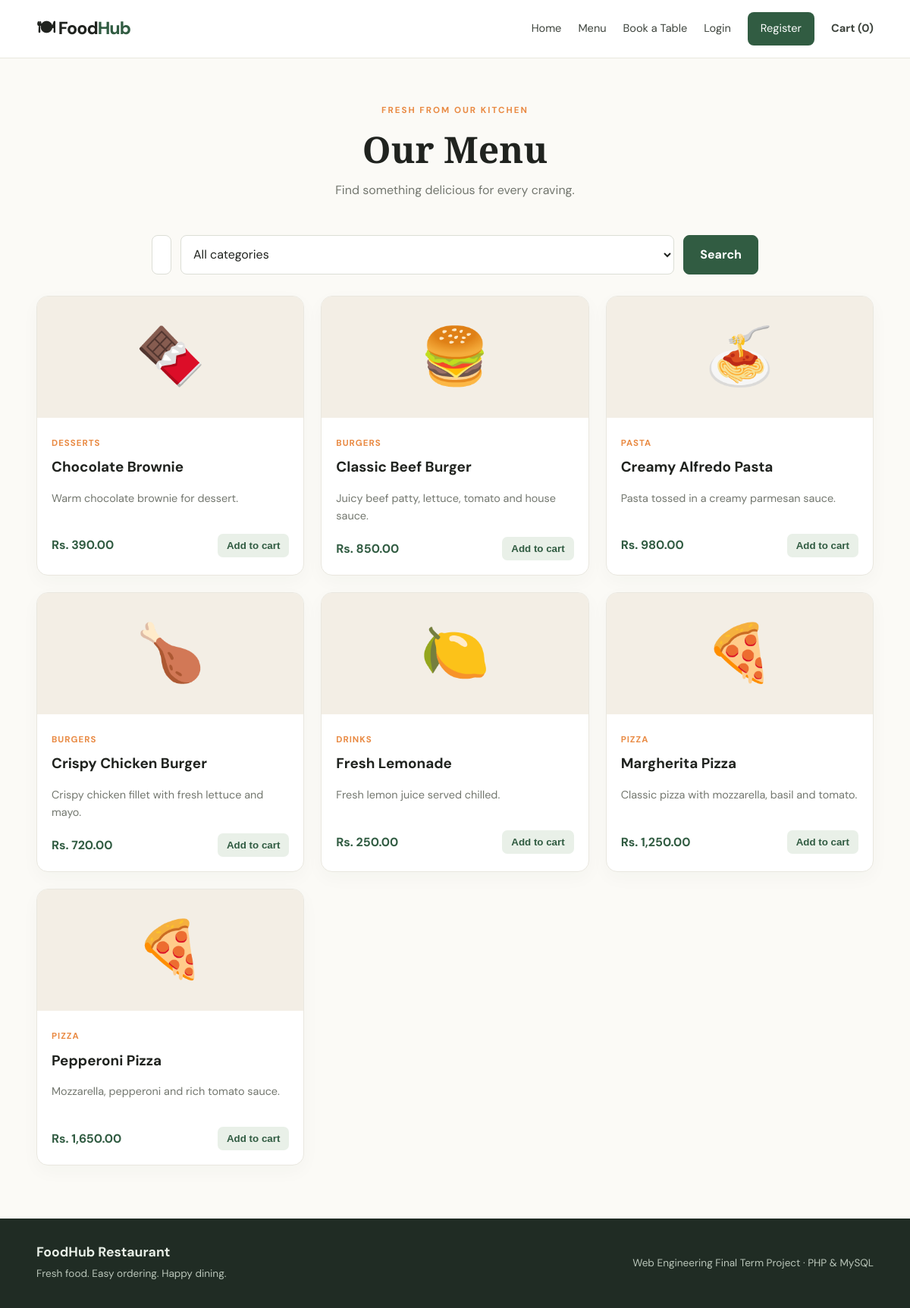
Page /menu.php on the committed database.
### tables this page shows
CREATE TABLE food_items (
 id INT UNSIGNED AUTO_INCREMENT PRIMARY KEY,
 category_id INT UNSIGNED NULL,
 name VARCHAR(120) NOT NULL,
 description TEXT NULL,
 price DECIMAL(10,2) NOT NULL,
 image_url VARCHAR(500) NULL,
 is_available TINYINT(1) NOT NULL DEFAULT 1,
 created_at TIMESTAMP DEFAULT CURRENT_TIMESTAMP,
 CONSTRAINT fk_food_category FOREIGN KEY(category_id) REFERENCES categories(id) ON DELETE SET NULL
);

CREATE TABLE categories (
 id INT UNSIGNED AUTO_INCREMENT PRIMARY KEY,
 name VARCHAR(80) NOT NULL UNIQUE,
 created_at TIMESTAMP DEFAULT CURRENT_TIMESTAMP
);

### includes/functions.php (called while the page is built, shortened)
<?php
function e(?string $value): string {
    return htmlspecialchars((string)$value, ENT_QUOTES, 'UTF-8');
}
function money(float|string $amount): string {
    return 'Rs. ' . number_format((float)$amount, 2);
}

### menu.php (the view, shortened to what this page needs)
<?php
require_once 'config/database.php';
require_once 'includes/functions.php';
$q = trim($_GET['q'] ?? '');
$sql = "SELECT f.*, c.name AS category_name FROM food_items f LEFT JOIN categories c ON c.id=f.category_id WHERE f.is_available=1";
$params = [];
$sql .= " ORDER BY f.name";
$stmt=$pdo->prepare($sql); $stmt->execute($params); $foods=$stmt->fetchAll();
require 'includes/header.php';
?>
<section class="page-heading"><span class="eyebrow">FRESH FROM OUR KITCHEN</span><h1>Our Menu</h1><p>Find something delicious for every craving.</p></section>
<form class="filter-bar" method="get">
  <input name="q" value="<?= e($q) ?>" placeholder="Search food by name..." aria-label="Search food">
  <select name="category"><option value="0">All categories</option></select>
  <button class="btn" type="submit">Search</button>
</form>
<div class="food-grid">
<?php foreach($foods as $food): ?>
  <article class="food-card"><div class="food-image"><?= e($food['image_url'] ?: '🍽') ?></div><div class="food-info"><span class="category"><?= e($food['category_name'] ?? 'Special') ?></span><h3><?= e($food['name']) ?></h3><p><?= e($food['description']) ?></p><div class="food-bottom"><strong><?= money($food['price']) ?></strong><form method="post" action="cart.php"><input type="hidden" name="csrf_token" value="<?= e(csrf_token()) ?>"><input type="hidden" name="food_id" value="<?= (int)$food['id'] ?>"><button class="small-btn" name="add" value="1">Add to cart</button></form></div></div></article>
<?php endforeach; ?>
</div>
<?php require 'includes/footer.php'; ?>

### assets/css/style.css (style rules this page uses)
:root { --ink:#20231f;--muted:#73776f;--green:#315c42;--green2:#e9f0e8;--orange:#e98a43;--cream:#fbfaf6;--line:#e9e7df }
* { box-sizing:border-box }
body { margin:0;background:var(--cream);color:var(--ink);font-family:'DM Sans',Arial,sans-serif;line-height:1.6 }
.eyebrow { color:var(--orange);font-size:.72rem;font-weight:700;letter-spacing:2px }
.hero h1,.page-heading h1,.form-card h1 { font-family:'Playfair Display',Georgia,serif;font-size:clamp(2.5rem,5vw,4.1rem);line-height:1.08;margin:14px 0 }
.btn { display:inline-flex;justify-content:center;align-items:center;background:var(--green);color:white;border:1px solid var(--green);padding:12px 21px;border-radius:8px;font-weight:700;cursor:pointer;font:inherit;font-weight:700 }
.food-grid { display:grid;grid-template-columns:repeat(3,1fr);gap:22px }
.food-card { background:#fff;border:1px solid var(--line);border-radius:15px;overflow:hidden;box-shadow:0 8px 24px #293d1908 }
.food-image { height:160px;background:#f3eee5;display:grid;place-items:center;font-size:4.6rem;color:var(--green) }
.food-info { padding:19px }
.category { font-size:.72rem;text-transform:uppercase;letter-spacing:1px;color:var(--orange);font-weight:700 }
.food-info h3 { margin:6px 0;font-size:1.18rem }
.food-info p { color:var(--muted);font-size:.9rem;min-height:42px }
.food-bottom { display:flex;align-items:center;justify-content:space-between;margin-top:16px }
.food-bottom strong { color:var(--green) }
.small-btn { display:inline-block;border:0;background:var(--green2);color:var(--green);padding:8px 12px;border-radius:7px;font-weight:700;cursor:pointer }
.page-heading { text-align:center;padding:24px 0 30px }
.page-heading h1 { font-size:3rem }
.page-heading p,.muted { color:var(--muted) }
.filter-bar { display:flex;gap:12px;margin:0 auto 28px;max-width:800px }
.filter-bar input { flex:1 }
.filter-bar input,.filter-bar select,input,textarea,select { font:inherit;border:1px solid #dcded6;border-radius:8px;padding:11px 12px;background:#fff;color:var(--ink);width:100% }

### rows in the picture
food_items: image_url "🍫", category.name "DESSERTS", name "Chocolate Brownie", description "Warm chocolate brownie for dessert.", price "Rs. 390.00"
food_items: image_url "🍔", category.name "BURGERS", name "Classic Beef Burger", description "Juicy beef patty, lettuce, tomato and house sauce.", price "Rs. 850.00"
food_items: image_url "🍝", category.name "PASTA", name "Creamy Alfredo Pasta", description "Pasta tossed in a creamy parmesan sauce.", price "Rs. 980.00"
food_items: image_url "🍗", category.name "BURGERS", name "Crispy Chicken Burger", description "Crispy chicken fillet with fresh lettuce and mayo.", price "Rs. 720.00"
food_items: image_url "🍋", category.name "DRINKS", name "Fresh Lemonade", description "Fresh lemon juice served chilled.", price "Rs. 250.00"
food_items: image_url "🍕", category.name "PIZZA", name "Margherita Pizza", description "Classic pizza with mozzarella, basil and tomato.", price "Rs. 1,250.00"
food_items: image_url "🍕", category.name "PIZZA", name "Pepperoni Pizza", description "Mozzarella, pepperoni and rich tomato sauce.", price "Rs. 1,650.00"

### other values in the picture
array_sum($_SESSION['cart'] ?? []) "0"
